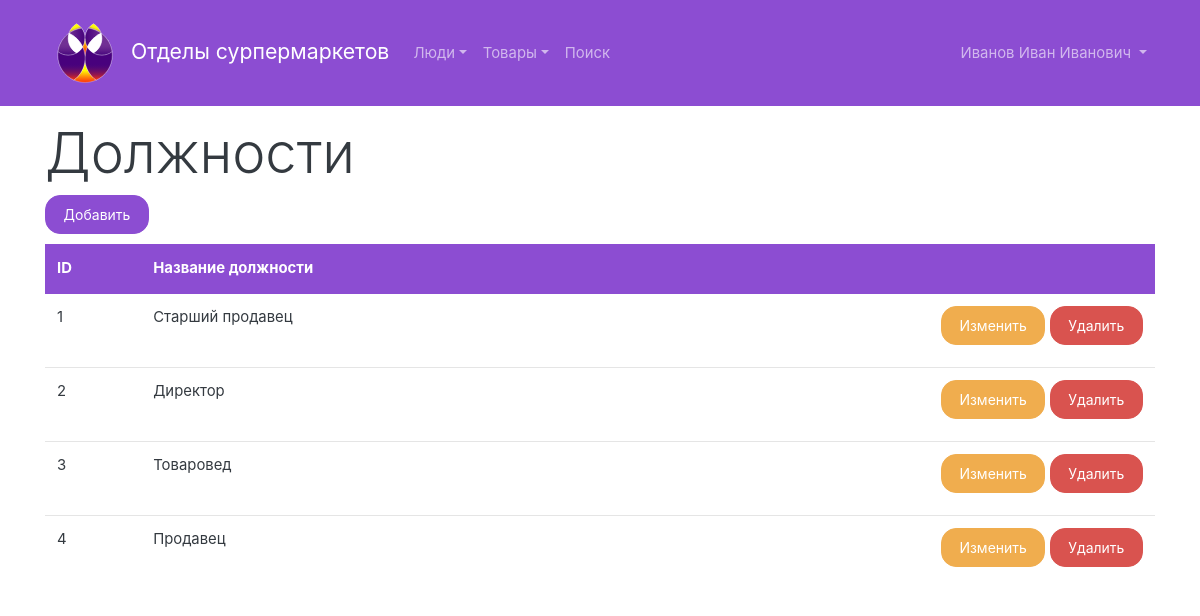
The app's page /post.php (signed in) with its own data.
### tables this page shows
CREATE TABLE `post` (
	`post_ID`	INTEGER PRIMARY KEY AUTOINCREMENT,
	`name`	TEXT NOT NULL
);

### includes/sqlite.php (called while the page is built, shortened)
<?php
class DB
{
    private $db;
    public function __construct($dbfile = ':memory:')
    {
        $this->db = new SQLite3($dbfile);
        $this->db->createFunction('lower', 'lower');
    }
    public function exec(string $query): bool
    {
        $result = $this->db->exec($query);
        return $result;
    }
    public function query(string $query)
    {
        $result = $this->db->query($query);
        $array = array();
        while ($row = $result->fetchArray()) {
            $array[] = $row;
        }
        return $array;
    }
    public function select($table, $fields = '*', string $where = '1', $order = array(), int $limit = -1, int $offset = 0)
    {
        $_order = '';
        $countOrder = count($order);
        if ($countOrder > 0) {
            if ($countOrder == 1) {
                $_order .= '`' . $order[0] . '`';
            } else {
                $_order .= '`' . $order[0] . '` ' . $order[1];
            }
            $order = 'ORDER BY ' . $_order;
        } else {
            $order = '';
        }
        if ($limit >= 0) {
            $limit = 'LIMIT ' . $offset . ', ' . $limit;
        } else {
            $limit = '';
        }
        if (!is_array($table)) $table = array($table);
        $tables = '';
        $countTables = count($table);
        for($i = 0; $i < $countTables; $i++) {
            $tables .= '`' . $table[$i] . '`';;
        }
        $query = "SELECT $fields FROM $tables WHERE $where $order $limit;";
        $result = $this->query($query);
        return $result;
    }
}

### post.php (the view, shortened to what this page needs)
<?php
include "includes/header.php";
$db = new DB('db.db');
if (isset($_GET['q'])) {
    $q = urldecode($_GET['q']);
    $q = trim($q);
    $q = $db->escape($q);
    $posts = $db->select('post', '*',
        'lower(name) LIKE lower("%' . $q . '%")');
} else {
    $posts = $db->select('post');
}
?>
    <main class="container">
        <h2 class="display-4">Должности</h2>
        <div>
            <a href="/add-post.php" class="btn btn-primary">Добавить</a>
        </div>
        <table class="table table-hover">
            <thead>
            <tr class="table-primary">
                <th>ID</th>
                <th>Название должности</th>
                <th>&nbsp;</th>
            </tr>
            </thead>
            <tbody>
            <?php foreach ($posts as $post): ?>
                <tr>
                    <td><?= $post['post_ID']; ?></td>
                    <td><?= $post['name']; ?></td>
                    <td class="text-right">
                        <a href="edit-post.php?id=<?= $post['post_ID']; ?>" class="btn btn-warning">Изменить</a>
                        <a href="delete.php?type=post&id=<?= $post['post_ID']; ?>" class="btn btn-danger">Удалить</a>
                    </td>
                </tr>
            <?php endforeach; ?>
            </tbody>
        </table>
    </main>
<?php
include "includes/footer.php";

### style.css (style rules this page uses)
.btn { margin-bottom: 10px; }
body { margin-top: 120px; }
.bg-primary, .table-primary, .table-primary>th, .table-primary>td, .btn-primary { background-color: #8c4dd2 !important; background: #8c4dd2 !important; border-color: #8c4dd2 !important; }

### records on screen
post: post_ID "1", name "Старший продавец"
post: post_ID "2", name "Директор"
post: post_ID "3", name "Товаровед"
post: post_ID "4", name "Продавец"

### other values on screen
$_SESSION['name'] "Иванов Иван Иванович"
